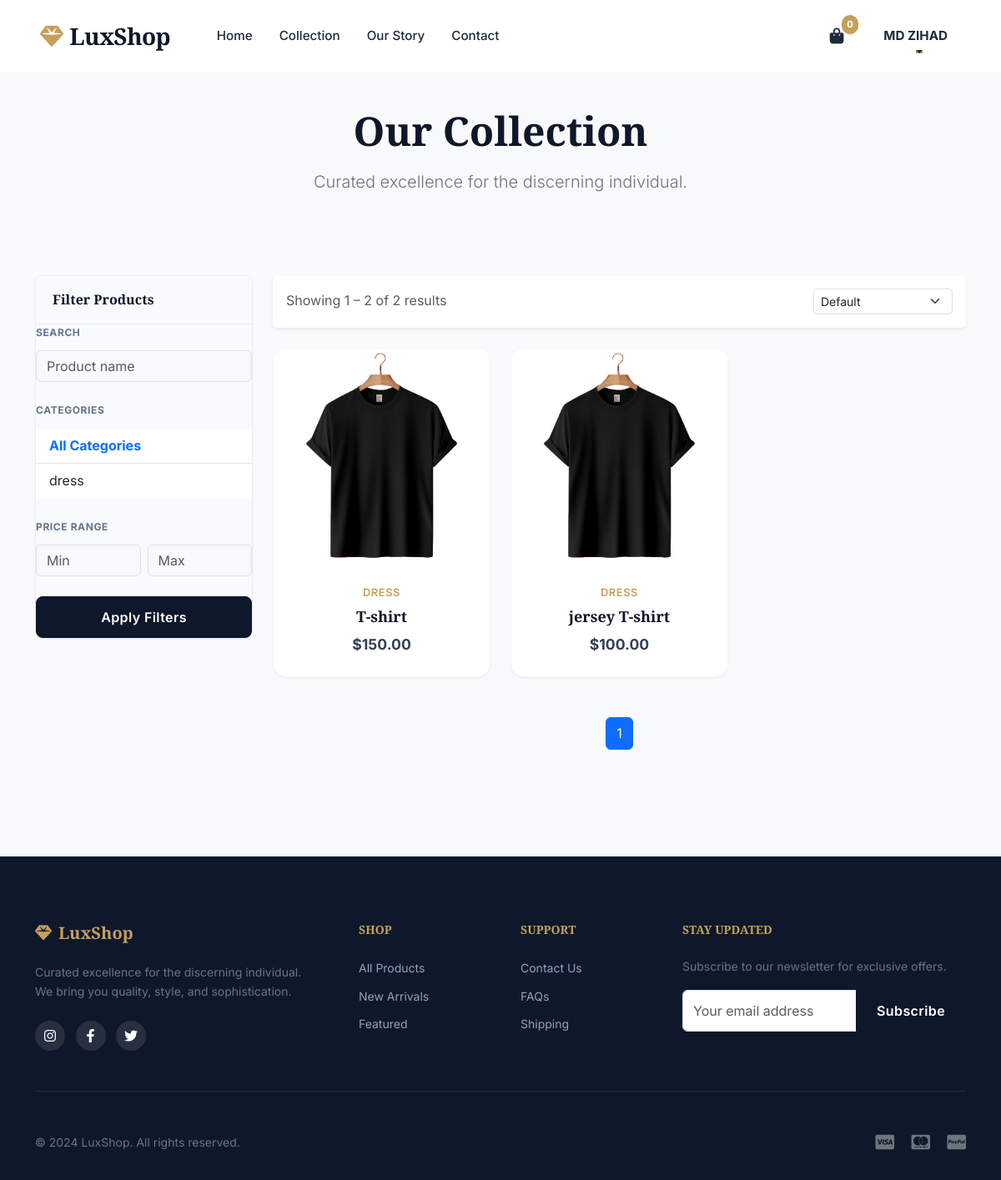
/shop/ (signed in), run on the app's committed database.
### myapp/models.py (models this page shows, shortened)
class Cart(models.Model):
    user = models.OneToOneField(User, on_delete=models.CASCADE)
    created_at = models.DateTimeField(auto_now_add=True)

class Category(models.Model):
    name = models.CharField(max_length=100)
    description = models.TextField(blank=True)
    image = models.ImageField(upload_to='categories/', blank=True, null=True)
    created_at = models.DateTimeField(auto_now_add=True)

class Product(models.Model):
    name = models.CharField(max_length=200)
    description = models.TextField()
    price = models.DecimalField(max_digits=10, decimal_places=2)
    stock = models.PositiveIntegerField(default=0)
    category = models.ForeignKey(Category, on_delete=models.CASCADE)
    image = models.ImageField(upload_to='products/', blank=True, null=True)
    created_at = models.DateTimeField(auto_now_add=True)
    updated_at = models.DateTimeField(auto_now=True)

### myapp/views.py (the view)
# urls.py: path('shop/', views.shop, name='shop'),
def shop(request):
    products = Product.objects.filter(stock__gt=0).select_related('category')
    categories = Category.objects.all()
    category_id = request.GET.get('category')
    search_query = request.GET.get('search')
    sort_by = request.GET.get('sort', 'name')
    if category_id and category_id != 'None':
        products = products.filter(category_id=category_id)
    if search_query and search_query != 'None':
        products = products.filter(
            Q(name__icontains=search_query) |
            Q(description__icontains=search_query) |
            Q(category__name__icontains=search_query)
        )
    min_price = request.GET.get('min_price')
    max_price = request.GET.get('max_price')
    if min_price and min_price != 'None':
        products = products.filter(price__gte=min_price)
    if max_price and max_price != 'None':
        products = products.filter(price__lte=max_price)
    if sort_by == 'price_low':
        products = products.order_by('price')
    elif sort_by == 'price_high':
        products = products.order_by('-price')
    elif sort_by == 'newest':
        products = products.order_by('-created_at')
    else:
        products = products.order_by('name')
    paginator = Paginator(products, 12)
    page_number = request.GET.get('page')
    page_obj = paginator.get_page(page_number)
    context = {
        'page_obj': page_obj,
        'categories': categories,
        'selected_category': category_id,
        'search_query': search_query,
        'sort_by': sort_by,
        'min_price': min_price,
        'max_price': max_price,
    }
    return render(request,'shop.html', context)

### myapp/templates/shop.html (shortened to what this page needs)
{% extends 'base.html' %}
{% load static %}
{% block content %}
<div class="bg-light py-4 py-lg-5 mb-4 mb-lg-5">
    <div class="container text-center">
        <h1 class="display-5 fw-bold mb-3 fade-in">Our Collection</h1>
        <p class="lead text-secondary mb-0 fade-in" style="animation-delay: 0.1s;">
            Curated excellence for the discerning individual.
        </p>
    </div>
</div>
<div class="container pb-5">
    <div class="row">
        <div class="col-lg-3 mb-5">
            <div class="sidebar-card offcanvas-lg offcanvas-start sticky-lg-top" tabindex="-1" id="filterSidebar"
                aria-labelledby="filterSidebarLabel">
                <div class="sidebar-header d-none d-lg-block">Filter Products</div>
                <div class="sidebar-body offcanvas-body d-block">
                    <form method="get" action="{% url 'shop' %}">
                        <div class="filter-group">
                            <label class="filter-label">Search</label>
                            <input type="text" name="search" class="form-control bg-light"
                                value="{{ search_query|default:'' }}" placeholder="Product name">
                        </div>
                        <div class="filter-group">
                            <label class="filter-label">Categories</label>
                            <div class="list-group list-group-flush">
                                <a href="{% url 'shop' %}"
                                    class="list-group-item {% if not selected_category %}fw-bold text-primary{% endif %}">
                                    All Categories
                                </a>
                                {% for category in categories %}
                                <a href="{% url 'shop' %}?category={{ category.id }}"
                                    class="list-group-item {% if selected_category == category.id|stringformat:'s' %}fw-bold text-primary{% endif %}">
                                    {{ category.name }}
                                </a>
                                {% endfor %}
                            </div>
                        </div>
                        <div class="filter-group">
                            <label class="filter-label">Price Range</label>
                            <div class="row g-2">
                                <div class="col-6">
                                    <input type="number" name="min_price" class="form-control bg-light"
                                        value="{{ min_price }}" placeholder="Min">
                                </div>
                                <div class="col-6">
                                    <input type="number" name="max_price" class="form-control bg-light"
                                        value="{{ max_price }}" placeholder="Max">
                                </div>
                            </div>
                        </div>
                        <button class="btn btn-primary w-100">Apply Filters</button>
                    </form>
                </div>
            </div>
        </div>
        <div class="col-lg-9">
            <div class="d-flex justify-content-between align-items-center mb-4 bg-white p-3 rounded shadow-sm">
                <p class="mb-0 text-muted">
                    {% if page_obj.paginator.count > 0 %}
                    Showing {{ page_obj.start_index }} – {{ page_obj.end_index }}
                    of {{ page_obj.paginator.count }} results
                    {% else %}
                    No results found
                    {% endif %}
                </p>
                <form method="get">
                    <select name="sort" class="form-select form-select-sm" onchange="this.form.submit()">
                        <option value="name" {% if sort_by == 'name' %}selected{% endif %}>Default</option>
                    </select>
                </form>
            </div>
            {% if page_obj.paginator.count > 0 %}
            <div class="row g-3 g-lg-4">
                {% for product in page_obj %}
                <div class="col-6 col-md-4 col-lg-4">
                    <div class="product-card h-100">
                        <div class="product-image">
                            <a href="{% url 'product_detail' product.id %}">
                                {% if product.image %}
                                <img src="{{ product.image.url }}" alt="{{ product.name }}">
                                {% else %}
                                <div class="d-flex align-items-center justify-content-center h-100 bg-light text-muted">
                                    <i class="fas fa-image fa-3x opacity-25"></i>
                                </div>
                                {% endif %}
                            </a>
                        </div>
                        <div class="product-details">
                            <div class="product-category">{{ product.category.name }}</div>
                            <h3 class="product-title text-truncate">
                                <a href="{% url 'product_detail' product.id %}">{{ product.name }}</a>
                            </h3>
                            <div class="product-price">${{ product.price }}</div>
                        </div>
                    </div>
                </div>
                {% endfor %}
            </div>
            <nav class="mt-5">
                <ul class="pagination justify-content-center">
                    {% for num in page_obj.paginator.page_range %}
                    {% if page_obj.number == num %}
                    <li class="page-item active">
                        <span class="page-link">{{ num }}</span>
                    </li>
                    {% elif num > page_obj.number|add:'-2' and num < page_obj.number|add:'2' %} <li class="page-item">
                        <a class="page-link" href="?page={{ num }}">{{ num }}</a>
                        </li>
                        {% endif %}
                        {% endfor %}
                </ul>
            </nav>
            {% endif %}
        </div>
    </div>
</div>
{% endblock %}

### myapp/templates/base.html (shortened to what this page needs)
<!DOCTYPE html>
<html lang="en">
<head>
    {% load static %}
    <link href="https://cdn.jsdelivr.net/npm/bootstrap@5.3.0/dist/css/bootstrap.min.css" rel="stylesheet">
    <link rel="stylesheet" href="https://cdnjs.cloudflare.com/ajax/libs/font-awesome/6.4.0/css/all.min.css">
    <link rel="stylesheet" href="{% static 'css/style.css' %}?v=2">
</head>
<body>
    <nav class="navbar navbar-expand-lg fixed-top">
        <div class="container-fluid px-4 px-lg-5">
            <a class="navbar-brand" href="{% url 'home' %}">
                <i class="fas fa-gem me-2"></i>LuxShop
            </a>
            <div class="collapse navbar-collapse" id="navbarContent">
                <ul class="navbar-nav me-auto ms-lg-4 mb-2 mb-lg-0">
                    <li class="nav-item">
                        <a class="nav-link" href="{% url 'home' %}">Home</a>
                    </li>
                    <li class="nav-item">
                        <a class="nav-link" href="{% url 'shop' %}">Collection</a>
                    </li>
                    <li class="nav-item">
                        <a class="nav-link" href="{% url 'about' %}">Our Story</a>
                    </li>
                    <li class="nav-item">
                        <a class="nav-link" href="{% url 'contact' %}">Contact</a>
                    </li>
                </ul>
                <ul class="navbar-nav align-items-center gap-3">
                    {% if user.is_authenticated %}
                    <li class="nav-item">
                        <a class="nav-link btn-cart text-dark" href="{% url 'view_cart' %}">
                            <span class="cart-count">
                                {{ user.cart.cartitem_set.count|default:0 }}
                            </span>
                        </a>
                    </li>
                    <li class="nav-item dropdown">
                        <a class="nav-link dropdown-toggle fw-bold text-dark" href="#" role="button"
                            data-bs-toggle="dropdown">
                            {{ user.first_name|default:user.username }}
                        </a>
                    </li>
                    {% endif %}
                </ul>
            </div>
        </div>
    </nav>
    <div class="navbar-spacer"></div>
    <main class="min-vh-100">
        {% block content %}{% endblock %}
    </main>
    <footer>
        <div class="container">
            <div class="row g-5">
                <div class="col-lg-4 col-md-6">
                    <h5 class="fw-bold"><i class="fas fa-gem me-2"></i>LuxShop</h5>
                    <p class="text-secondary small">Curated excellence for the discerning individual. We bring you
                        quality, style, and sophistication.</p>
                    <div class="social-links mt-4">
                        <a href="#"><i class="fab fa-instagram"></i></a>
                        <a href="#"><i class="fab fa-facebook-f"></i></a>
                        <a href="#"><i class="fab fa-twitter"></i></a>
                    </div>
                </div>
                <div class="col-lg-2 col-md-3 col-6">
                    <h5 class="small text-uppercase tracking-wider">Shop</h5>
                    <ul class="list-unstyled">
                        <li class="mb-2"><a href="{% url 'shop' %}" class="small">All Products</a></li>
                        <li class="mb-2"><a href="#" class="small">New Arrivals</a></li>
                        <li class="mb-2"><a href="#" class="small">Featured</a></li>
                    </ul>
                </div>
                <div class="col-lg-2 col-md-3 col-6">
                    <h5 class="small text-uppercase tracking-wider">Support</h5>
                    <ul class="list-unstyled">
                        <li class="mb-2"><a href="{% url 'contact' %}" class="small">Contact Us</a></li>
                        <li class="mb-2"><a href="#" class="small">FAQs</a></li>
                        <li class="mb-2"><a href="#" class="small">Shipping</a></li>
                    </ul>
                </div>
                <div class="col-lg-4 col-md-12">
                    <h5 class="small text-uppercase tracking-wider">Stay Updated</h5>
                    <p class="small text-secondary">Subscribe to our newsletter for exclusive offers.</p>
                    <div class="input-group mb-3">
                        <input type="text" class="form-control" placeholder="Your email address">
                        <button class="btn btn-primary" type="button">Subscribe</button>
                    </div>
                </div>
            </div>
            <hr class="border-secondary opacity-10 my-5">
            <div class="row align-items-center">
                <div class="col-md-6 text-center text-md-start">
                    <p class="mb-0 small text-secondary">&copy; 2024 LuxShop. All rights reserved.</p>
                </div>
                <div class="col-md-6 text-center text-md-end mt-3 mt-md-0">
                    <i class="fab fa-cc-visa fa-lg text-secondary me-3"></i>
                    <i class="fab fa-cc-mastercard fa-lg text-secondary me-3"></i>
                    <i class="fab fa-cc-paypal fa-lg text-secondary"></i>
                </div>
            </div>
        </div>
    </footer>
</body>
</html>

### data on the page
Category: name "dress"
Product: image (picture), category.name "DRESS", name "T-shirt", price "150.00"
Product: image (picture), category.name "DRESS", name "jersey T-shirt", price "100.00"

### other printed values
{{ user.cart.cartitem_set.count|default:0 }} "0"
{{ user.first_name|default:user.username }} "MD ZIHAD"
{{ page_obj.start_index }} "1"
{{ page_obj.end_index }} "2"
{{ page_obj.paginator.count }} "2"
{{ num }} "1"
